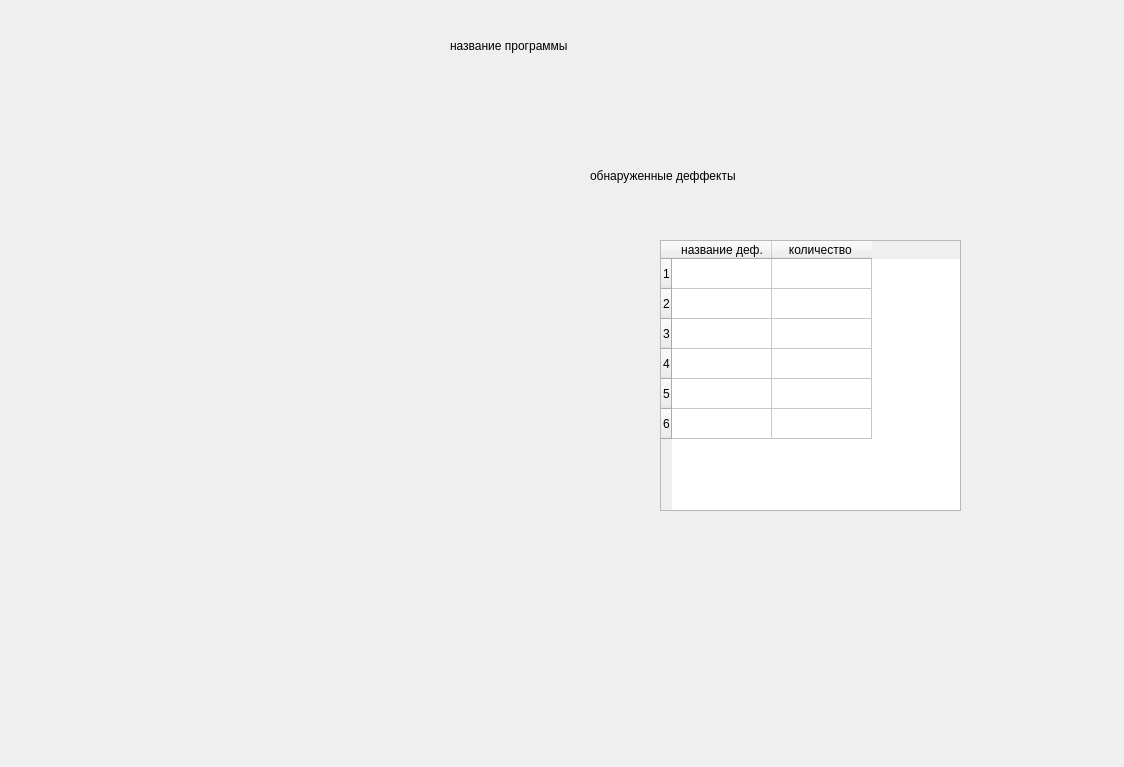
<?xml version="1.0" encoding="UTF-8"?>
<ui version="4.0">
 <class>MainWindow</class>
 <widget class="QMainWindow" name="MainWindow">
  <property name="geometry">
   <rect>
    <x>0</x>
    <y>0</y>
    <width>1124</width>
    <height>767</height>
   </rect>
  </property>
  <property name="windowTitle">
   <string>MainWindow</string>
  </property>
  <widget class="QWidget" name="centralwidget">
   <widget class="QLabel" name="program_name_label">
    <property name="geometry">
     <rect>
      <x>450</x>
      <y>10</y>
      <width>211</width>
      <height>71</height>
     </rect>
    </property>
    <property name="text">
     <string>название программы </string>
    </property>
   </widget>
   <widget class="QLabel" name="label_table">
    <property name="geometry">
     <rect>
      <x>590</x>
      <y>130</y>
      <width>461</width>
      <height>91</height>
     </rect>
    </property>
    <property name="text">
     <string>обнаруженные деффекты </string>
    </property>
   </widget>
   <widget class="QTableWidget" name="data">
    <property name="geometry">
     <rect>
      <x>660</x>
      <y>240</y>
      <width>301</width>
      <height>271</height>
     </rect>
    </property>
    <row>
     <property name="text">
      <string>1</string>
     </property>
    </row>
    <row>
     <property name="text">
      <string>2</string>
     </property>
    </row>
    <row>
     <property name="text">
      <string>3</string>
     </property>
    </row>
    <row>
     <property name="text">
      <string>4</string>
     </property>
    </row>
    <row>
     <property name="text">
      <string>5</string>
     </property>
    </row>
    <row>
     <property name="text">
      <string>6</string>
     </property>
    </row>
    <column>
     <property name="text">
      <string>название деф.</string>
     </property>
    </column>
    <column>
     <property name="text">
      <string>количество </string>
     </property>
    </column>
   </widget>
   <widget class="QWidget" name="image_widget" native="true">
    <property name="geometry">
     <rect>
      <x>160</x>
      <y>220</y>
      <width>391</width>
      <height>301</height>
     </rect>
    </property>
   </widget>
  </widget>
 </widget>
 <resources/>
 <connections/>
</ui>
